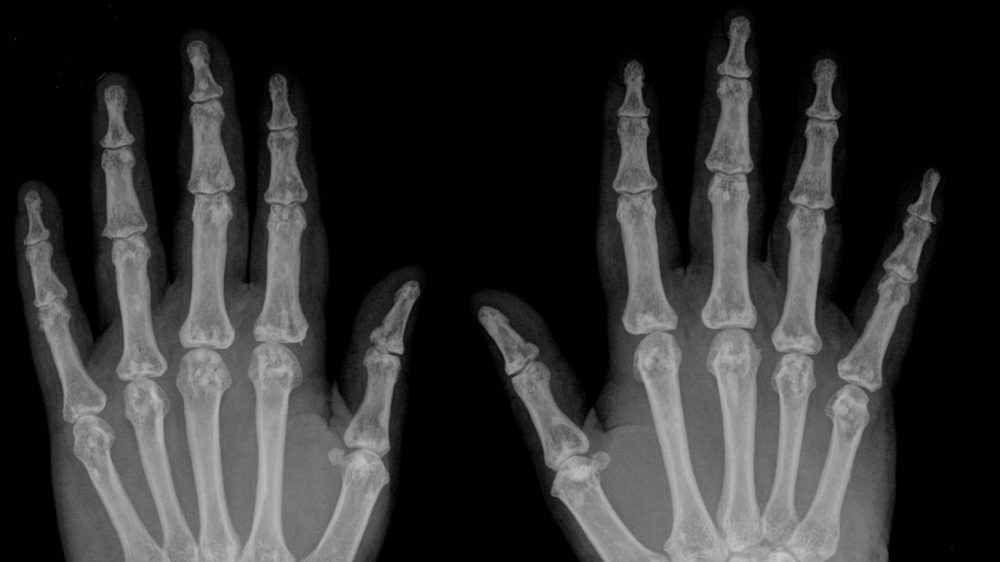
#> input picture CSHARP/bin/Debug/cranio.png, 1000 x 562 px, shrunk from 1920 x 1080 before the run, found by its file name
$ python PYTHON.py
#> lines starting #> are read from the running program, lines starting #| are printed output that depends on the picture
#Importação das bibliotecas
import os
import cv2

#Fazendo a leitura da imagem
original  = cv2.imread("cranio.png")
#> original is the input picture: shape (562, 1000, 3); min 0, max 201, mean 48.9

Gaussiano = original

#Embaçado baixa 1 vezes usando Gaussiano
Gaussiano = cv2.GaussianBlur(Gaussiano,(3,3),0)

#Subtraindo a imagem com filtro Gaussiano com a imagem Original
ResultanteImagem =  cv2.subtract(original,Gaussiano)
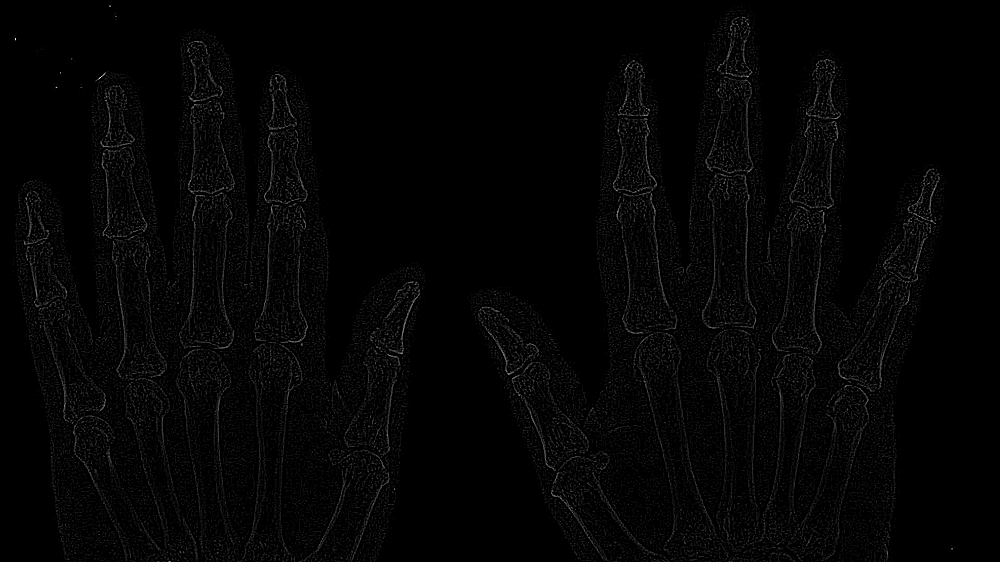
#> ResultanteImagem: shape (562, 1000, 3); min 0, max 25, mean 0.4; drawn with min black and max white
#ResultanteImagem =  cv2.subtract(Gaussiano,original)

#Soma da imagem original com a imagem com o filtro Gaussiano
Soma = cv2.add(original, ResultanteImagem)

#Escreve de volta no arquivo
cv2.imwrite('nova.png',Soma)
print("Imagem processada com sucesso no Python")
os.system("pause")
